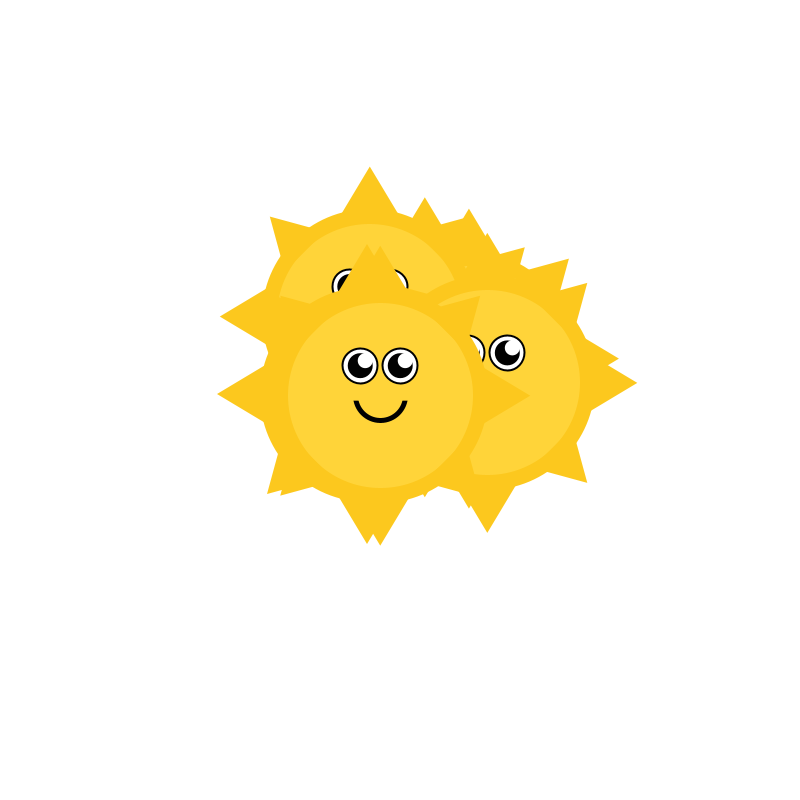
Frame 1 (no input)
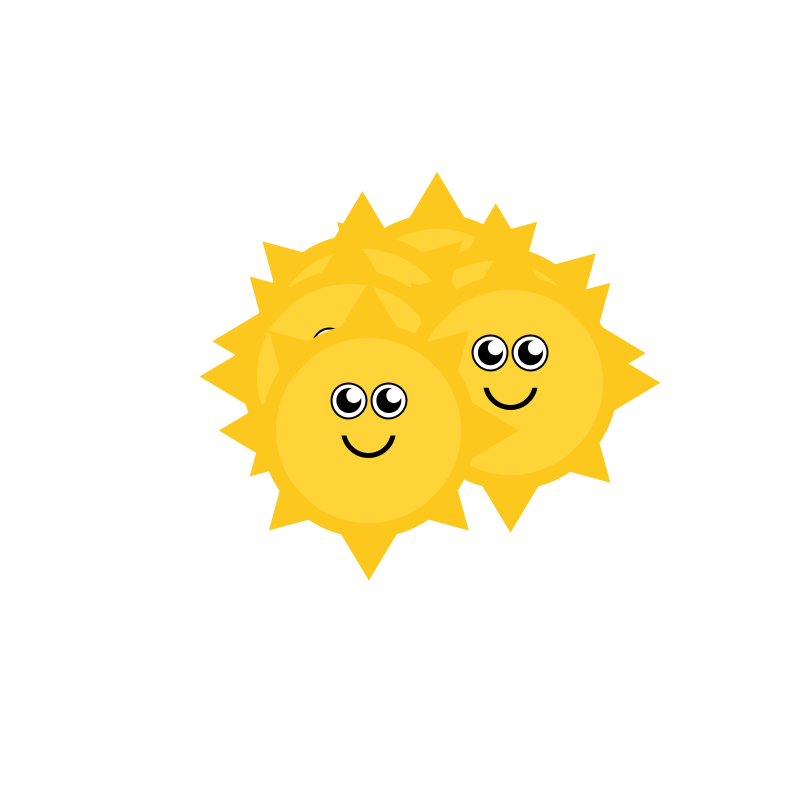
Frame 60 (the mouse pressed at the canvas centre just before this capture)
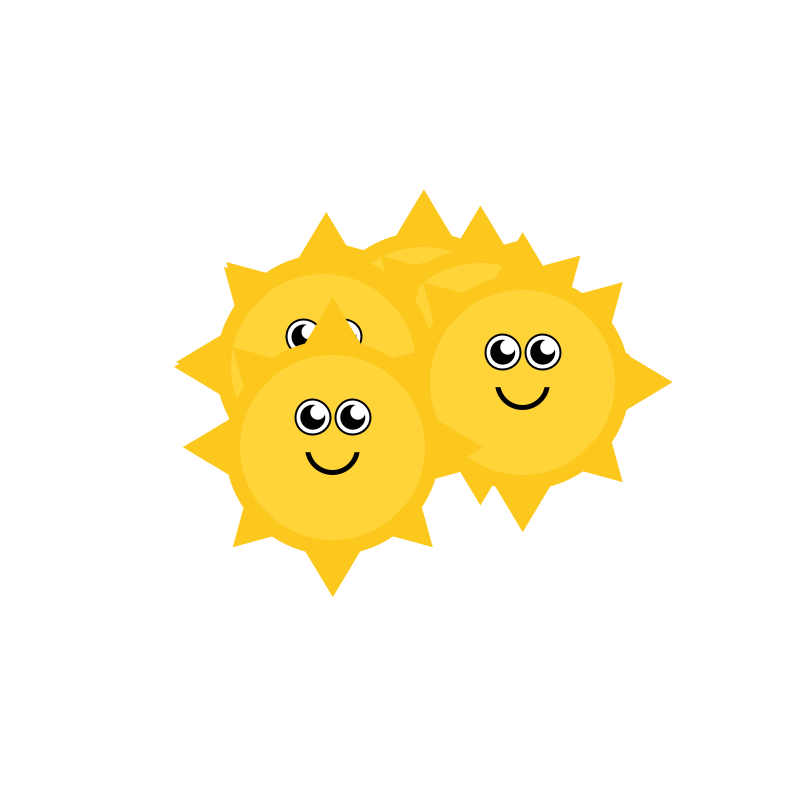
Frame 120 (the mouse held since frame 60 and released just before this capture)

The Processing sketch that drew these frames (run headless with seeded random() and noise(); from frame 60 on, the mouse is pressed at the canvas centre):

// Processing sketch: processing_146331
// ── processing_146331.pde

//Júlia Fort Muñoz
//P4 random walker

int sz = 10;
int numcares = 6;
 
 
//matriu amb les posicions de x i y del numcares

float[] posX = new float[numcares];
float[] posY = new float[numcares];

//matriu amb les velocitats de x i y del numcares
float[] velX = new float[numcares];
float[] velY = new float[numcares];
 
 
 
void setup(){
  size (800,800);
  
  //inici posicions i velocitats 
  for(int i=0; i<numcares; i++){
    posX[i]=random (width/2-100, width/2+100);
    posY[i]=random (height/2-100, height/2+100);
    velX[i]=random(1,4);
    velY[i]=random(1,4);
  }
     
}
 
 
void draw(){
  
  background(255);
   
  //executem els walkers
  for(int i = 0; i<numcares; i++){
    
    //actualitzem pos X i Y
    posX[i] += random(-5,5);
    posY[i] += random (-5,5);
 
 //Delimitem:
    if(posX[i]<20)
    {
      posX[i] = 20;
    }
    if(posX[i]>width-20)
    {
      posX[i] = width-20;
    }
    if(posY[i]<20)
    {
      posY[i] = 20;
    }
    if(posY[i]>height-20)
    {
      posY[i] = height-20;
    }
    
 
   
  dibuixcares (posX[i],posY[i]);
  }
}
 
void dibuixcares (float _x, float _y){
   
  int mySz=10;
   


//personatge
  
  
 //cap
fill(255, 212, 57);
stroke(252,200,30);
strokeWeight(15);
ellipse(_x, _y, 200, 200);

//boca
strokeWeight(5);
stroke(1);
ellipse(_x, _y, 50, 50);
noStroke();
fill(255,212,57);
rect(_x-50, _y-50, 100, 55);

//ulls
fill(255, 255, 255);
strokeWeight(2);
stroke(1);
ellipse(_x+20, _y-30, 35, 35);
ellipse(_x-20, _y-30, 35, 35);

//dins ulls
fill(1);
noStroke();
ellipse(_x+20, _y-30, 25, 25);
ellipse(_x-20, _y-30, 25, 25);

//reflexe ulls
fill(255,255,255);
noStroke();
ellipse(_x+25, _y-35, 15, 15);
ellipse(_x-15,_y-35, 15, 15);

//ratjos
fill(252,200,30);
triangle(_x-150, _y, _x-100, _y-30, _x-100, _y+30);
triangle(_x+150, _y, _x+100, _y+30, _x+100, _y-30);

triangle(_x, _y-150, _x+30, _y-100, _x-30, _y-100);
triangle(_x, _y+150, _x-30, _y+100, _x+30, _y+100);

triangle(_x+85, _y+45, _x+45, _y+85, _x+100, _y+100);
triangle(_x-85, _y-45, _x-45, _y-85, _x-100, _y-100);
triangle(_x+85, _y-45, _x+45, _y-85, _x+100, _y-100);
triangle(_x-85, _y+45, _x-45, _y+85, _x-100, _y+100);
   
}
